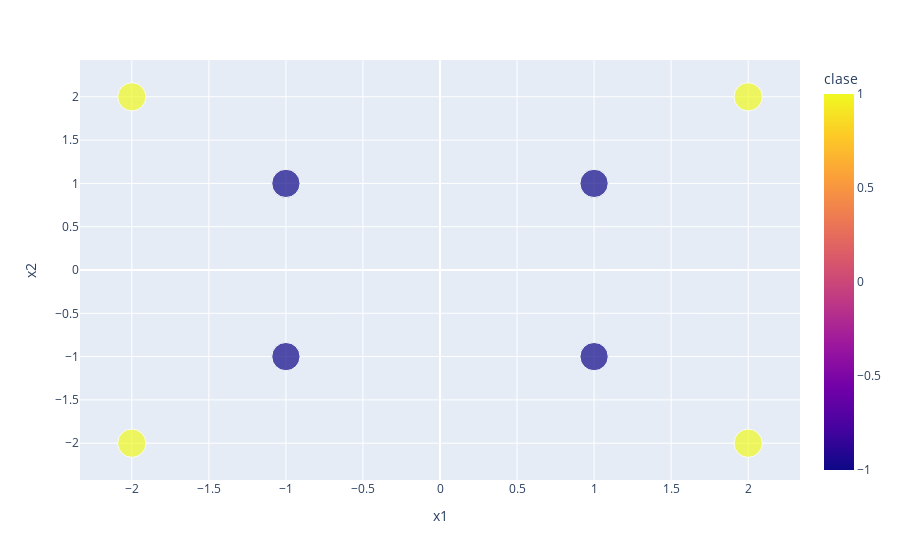

Source (notebook cell):
### Markdown cell above
![imgs/tarea_kernels1.png](imgs/tarea_kernels1.png)

### Code cell
data = pd.DataFrame({"x1": [2,2,-2,-2,1,-1,1,-1], 
                     "x2": [2,-2,-2,2,1,-1,-1,1],
                     "clase": [1,1,1,1,-1,-1,-1,-1]    
                     })
data["size"] = 10
fig = px.scatter(data, x='x1', y='x2', color='clase', size="size")
fig.show()

# plt.scatter(data.x1, data.x2, c=data.clase, s=80)
# plt.legend()

### Figure 1 — Plotly figure (JSON) as saved in the notebook; plotly's stock layout.template omitted (floating-point values rounded to 4 significant figures)
{"data": [{"hovertemplate": "x1=%{x}<br>x2=%{y}<br>size=%{marker.size}<br>clase=%{marker.color}<extra></extra>", "legendgroup": "", "marker": {"color": [1, 1, 1, 1, -1, -1, -1, -1], "coloraxis": "coloraxis", "size": [10, 10, 10, 10, 10, 10, 10, 10], "sizemode": "area", "sizeref": 0.025, "symbol": "circle"}, "mode": "markers", "name": "", "orientation": "v", "showlegend": false, "type": "scatter", "x": [2, 2, -2, -2, 1, -1, 1, -1], "xaxis": "x", "y": [2, -2, -2, 2, 1, -1, -1, 1], "yaxis": "y"}], "layout": {"coloraxis": {"colorbar": {"title": {"text": "clase"}}, "colorscale": [[0, "#0d0887"], [0.1111, "#46039f"], [0.2222, "#7201a8"], [0.3333, "#9c179e"], [0.4444, "#bd3786"], [0.5556, "#d8576b"], [0.6667, "#ed7953"], [0.7778, "#fb9f3a"], [0.8889, "#fdca26"], [1, "#f0f921"]]}, "legend": {"itemsizing": "constant", "tracegroupgap": 0}, "margin": {"t": 60}, "xaxis": {"anchor": "y", "domain": [0, 1], "title": {"text": "x1"}}, "yaxis": {"anchor": "x", "domain": [0, 1], "title": {"text": "x2"}}}}
